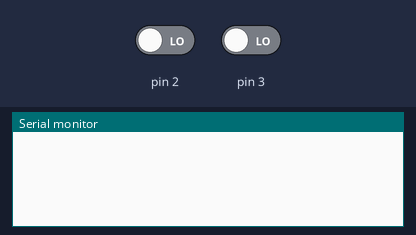
Simulated run of this program. Board: Arduino Uno, built with avr-gcc and run on an emulated ATmega328P. Shown: the last lines printed to the serial monitor. The test bench sets the inputs (shaded band); at power-on: pin 2 LOW, pin 3 LOW.

Above: at 1.2 s.
1.3 s: pin 2 driven HIGH
At 2.9 s:
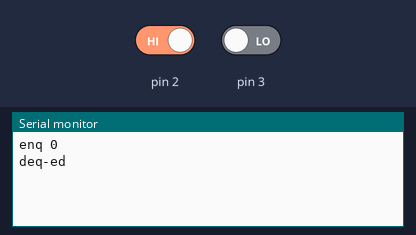
3.8 s: pin 3 driven HIGH
At 5.3 s:
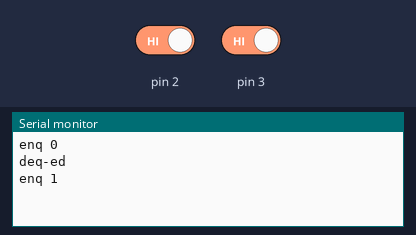

The program:

main.cpp
```cpp
#include <Arduino.h>
#include "prioq.h"

unsigned long interrupt_time_1 = millis();
unsigned long interrupt_time_2 = millis();

TPrioQueue *queue; // Make new queue
// Declares a new type called "funcptr"
typedef void (*funcptr)(void);
// Flashes LED at pin 6: 5 times a 5 Hz
void int0task() {
    // Loop to make it blink 5 times
    for (int i = 0; i < 5; i++) {
        digitalWrite(6, HIGH);
        delay(100);
        digitalWrite(6, LOW);
        delay(100);
    }
}
// Flashes LED at pin 7: 5 times at 1 Hz
void int1task() {
    // Loop to make it blink 5 times
    for (int i = 0; i < 5; i++) {
        digitalWrite(7, HIGH);
        delay(500);
        digitalWrite(7, LOW);
        delay(500);
    }
}
void int0ISR() {
    unsigned long curr_time = millis();
    // Curr time is taken to measure against the previous time when the interrupt was called,
    // if time different is too little, the interrupt will not be triggered.
    if (curr_time - interrupt_time_2 > 200) {
        interrupt_time_2 = curr_time;
        Serial.println("enq 0"); // Printing for debugging
        enq(queue, (void *)int0task, 9);
    }
}
void int1ISR() {
    unsigned long curr_time = millis();
    // Curr time is taken to measure against the previous time when the interrupt was called,
    // if time different is too little, the interrupt will not be triggered.
    if (curr_time - interrupt_time_2 > 200) {
        interrupt_time_2 = curr_time;
        Serial.println("enq 1"); // Printing for debugging
        enq(queue, (void *)int1task, 0);
    }
}
void setup() {
    queue=makeQueue();
    Serial.begin(9600);
    attachInterrupt(digitalPinToInterrupt(2), int0ISR, RISING);
    attachInterrupt(digitalPinToInterrupt(3), int1ISR, RISING);
}
// Dequeues and calls functions if the queue is not empty
void loop() {
    if(qlen(queue)>0) {
		// Dequeue it
        funcptr function;
		function = (funcptr) deq(queue);
        function();
        Serial.println("deq-ed");
	}
}
```

prioq.cpp
```cpp
/*
 * prioq.cpp
 *
 * Created: 11/9/2013 3:18:05 PM
 *  Author: dcstanc
 */

#include <stdlib.h>
#include "prioq.h"

TPrioQueue *makeQueue()
{
	TPrioQueue *ret=(TPrioQueue *) malloc(sizeof(TPrioQueue));

	if(ret!=NULL)
	{
		ret->head=NULL;
		ret->itemCount=0;
	}

	return ret;
}

void enq(TPrioQueue *queue, void *item, int priority)
{
	TPrioQEntry *newEntry=(TPrioQEntry *) malloc(sizeof(TPrioQEntry));

	if(newEntry != NULL)
	{
		newEntry->item=item;
		newEntry->prio=priority;
		newEntry->prev=NULL;
		newEntry->next=NULL;

		if(queue->head==NULL)
			queue->head=newEntry;
		else
		{
			// Find insertion point.

			// First special case: Item at head has lower priority
			if(queue->head->prio > newEntry->prio)
			{
				// Insert item at the start of the queue.
				newEntry->next=queue->head;
				queue->head->prev=newEntry;
				queue->head=newEntry;
			}
			else
			{
				// Find your insertion point
				TPrioQEntry *trav= queue->head;

				while(trav->next!=NULL && trav->prio < newEntry->prio)
					trav=trav->next;

				newEntry->prev=trav;
				newEntry->next=trav->next;
				if(trav->next != NULL)
					trav->next->prev=newEntry;

				trav->next=newEntry;
			}
		}

		queue->itemCount++;
	}
}

void *deq(TPrioQueue *queue)
{
	// Return NULL if queue is empty
	if(queue->head == NULL)
		return NULL;

	void *ret=queue->head->item;
	TPrioQEntry *tmp=queue->head;

	if(queue->head->next!=NULL)
		queue->head->next->prev=NULL;

	queue->head=queue->head->next;
	free(tmp);

	queue->itemCount--;

	return ret;
}

int qlen(TPrioQueue *queue)
{
	return queue->itemCount;
}
```

prioq.h
```cpp
/*
 * prioq.h
 *
 * Created: 11/9/2013 5:24:34 PM
 *  Author: dcstanc
 */


#ifndef PRIOQ_H_
#define PRIOQ_H_

// Priority Queue entries. You do not need to use this.
typedef struct pe
{
	void *item;
	int prio;
	struct pe *prev, *next;
} TPrioQEntry;

/* Basic priority queue data structure */
typedef struct pt
{
	TPrioQEntry *head;
	int itemCount;
} TPrioQueue;

// Initializes and returns an empty priority queue.
TPrioQueue *makeQueue();

// Enqueues a new item.
// Arguments:	Priority queue created by makeQueue
//				Item to add
//				Priority number. Lower number == higher priority
// Returns:		Nothing.

void enq(TPrioQueue *queue, void *item, int priority);

// Dequeues an item from the queue
// Arguments:	Priority queue to dequeue from.
// Returns:		Value dequeued.  NULL if empty.
void *deq(TPrioQueue *queue);

// Returns the number of items left in the queue
// Arguments:	Priority queue to test.
// Returns:		Number of items in the queue.
int qlen(TPrioQueue *queue);

#endif /* PRIOQ_H_ */
```

Measured:
- after the input at 1.3 s, the serial monitor: prints a new line at once (image 1)
- after the input at 3.8 s, the serial monitor: prints a new line at once (image 2)
